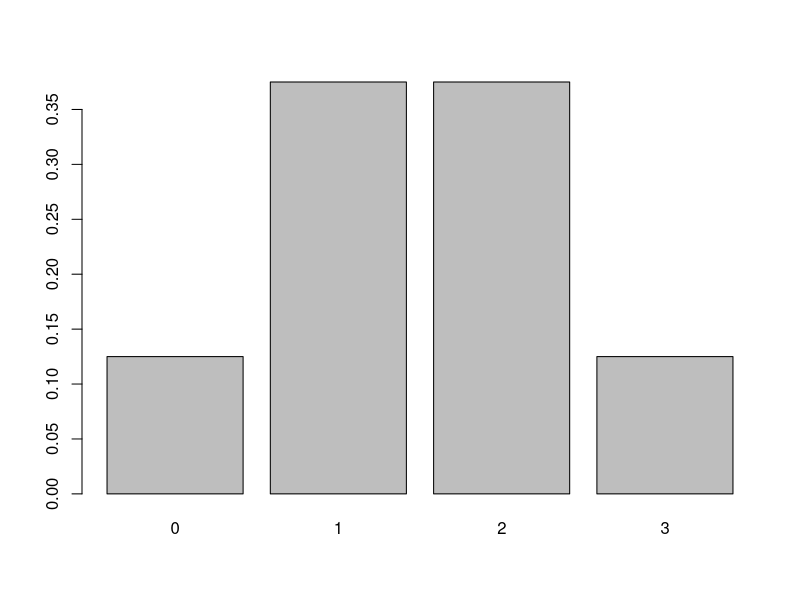
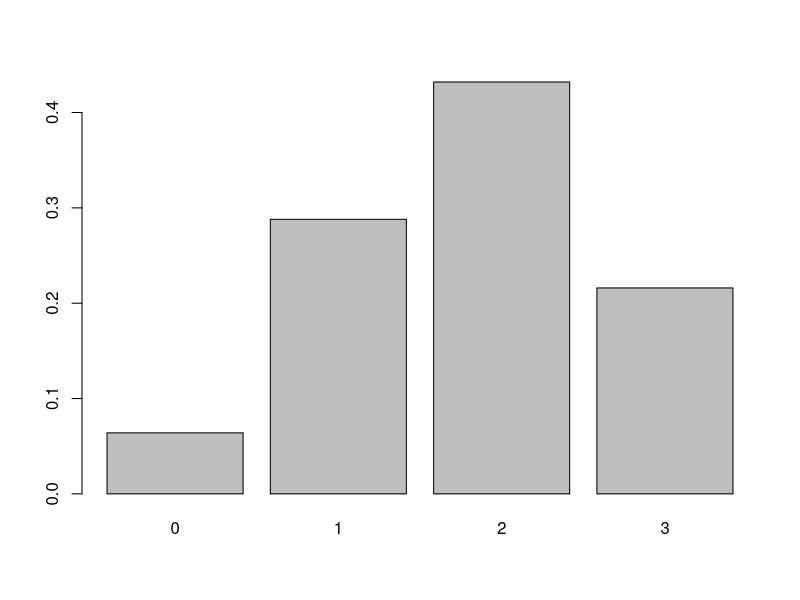
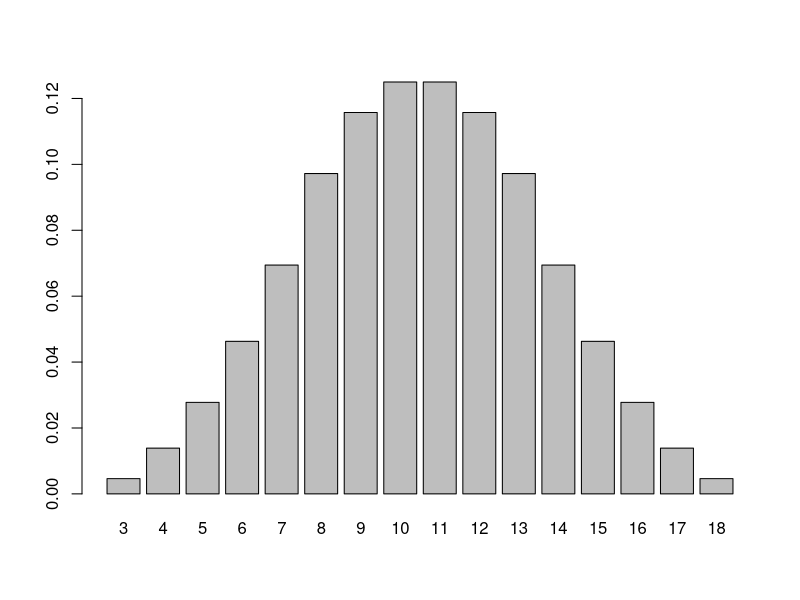
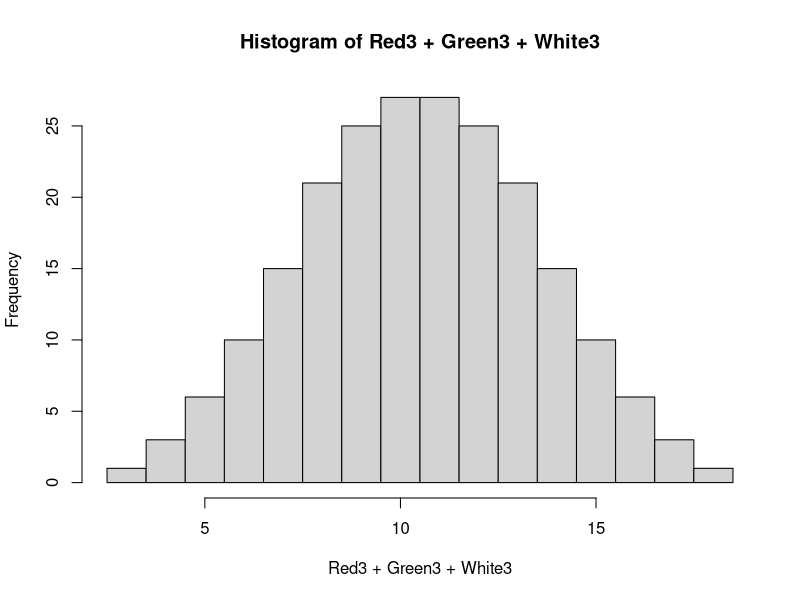
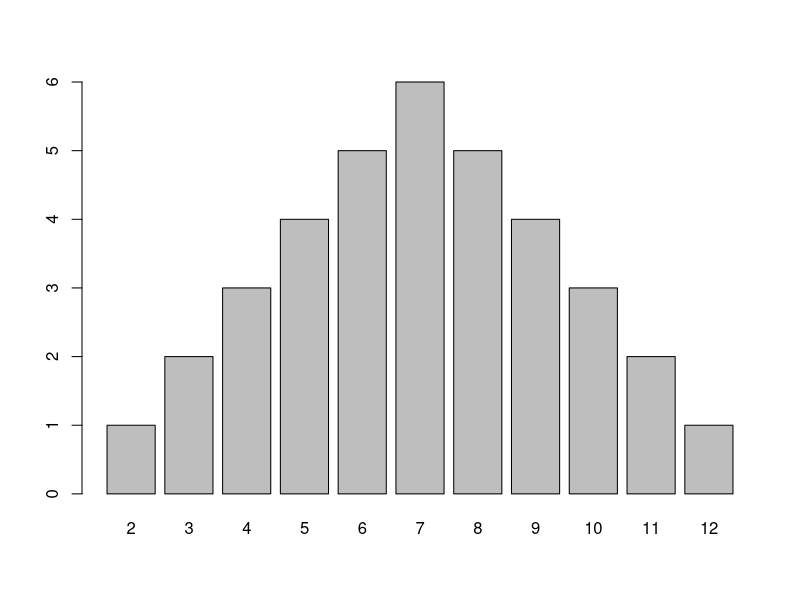

Here is the R script that generated these plots, in order:
#Math 23c Script 2M-CoinsDiceCards.R

#Last modified: January 23, 2018
#We calculate probabilities by using rows of a data frame as a finite sample space

#Topic 1: Coins -- Flip a fair coin three times
#we can create a data frame as we did for logical variables
X <- c("H","T")
coin3 <- expand.grid(flip1 = X, flip2 = X, flip3 = X); coin3

#There are eight elements in the sample space, each with probability 1/8.
#The number of heads is a random variable on this sample space.
#Add it to the data frame.
coin3$nhead<-(coin3$flip1 == "H") + (coin3$flip2 == "H") + (coin3$flip3 == "H");coin3

#Count the number of rows for each value of this random variable
table(coin3$nhead)

#Convert to a vector of probabilities
probs <- table(coin3$nhead)/length(coin3$nhead)
barplot(probs)

#To use the definition of expectation, sum over the set of values
sum(probs*0:3)

#Alternative: sum over the sample space
mean(coin3$nhead)

#If the coin is unfair and comes up heads with probability 3/5, simulate one flip by
#using three copies of "H" and two of "T".
X <- c(rep("H",3),rep("T",2)); X  #each of five alternatives equally likely

#Everything else works just the same
unfair <- expand.grid(flip1 = X, flip2 = X, flip3 = X); unfair

#There are 125 elements in the sample space, each with probability 1/125
#The number of heads is a random variable on this sample space
#Add it to the data frame.
unfair$nhead = (unfair$flip1 == "H") + (unfair$flip2 == "H") + (unfair$flip3 == "H"); unfair

#Count the number of rows for each value of this random variable
table(unfair$nhead)

#Convert to a vector of probabilities
probs <- table(unfair$nhead)/length(unfair$nhead)
barplot(probs)

#To use the definition of expectation, sum over the set of values
sum(probs*0:3)

#Alternative: sum over the sample space
mean(unfair$nhead)

#This approach only works if the probability of a head is a rational number.


#Topic 2: Dice -- Roll two standard fair dice, one red, one green
#Make a vector that lists all the outcomes of rolling one die.
X <- 1:6; X
mu <- mean(X); mu   #expectation for one die
#For a pair of dice, one red, one green, we need two columns
Red <- rep(X, each = 6); Red   #repeat each value 6 times
Green <- rep(X, 6); Green      #repeat the vector 6 times
Total <- Red + Green           #sum of random variables
S<- data.frame(Red, Green, Total); S  #all 36 outcomes

CrapsWin <- which(Total == 7 | Total == 11)#event "win at Craps,"a subset of the rows
length(CrapsWin)/nrow(S)  #probability of winning

#We set up Red and Green as independent random variables
mean((S$Red==5)&(S$Green==3))
mean(S$Red==5)*mean(S$Green==3)  #same value - a consequence of independence
#For independent variables, expectation of product = product of expectations
mean(S$Red*S$Green); mean(S$Red)*mean(S$Green)
mean(S$Red-mu); mean(S$Green-mu)  #both are zero, and so is the product
mean((S$Red - mu)*(S$Green-mu)) #agreement confirms the die rolls are uncorrelated
cor (S$Red, S$Green)    #built-in function to compute this correlation

#Since each row has the same probability, we can sample from this population
S[4,] #extract one row - note that row index comes first


#Repeat the following block several times to see different samples
selection <- sample(1:36, 10, replace = TRUE); #with replacement, may have duplicates
selection    #A sequence of row indices
sample10 <-S[selection,]  ; head(sample10)  #another data frame
sample10$Red     #extract the first column
mean(sample10$Red)  #a sample mean, probably not 3.5
var(sample10$Red, sample10$Green)   #covariance close to zero suggests independence
cor(sample10$Red, sample10$Green)   #correlation lies in range [-1,1]


#Try again with a much larger sample

selection <- sample(1:36, 3600, replace = TRUE); head(selection) #may have duplicates
sample3600 <-S[selection,]  ; head(sample3600)  #a data frame
head(sample3600$Red)     #extract the first column
mean(sample3600$Red)  #a sample mean, probably very close to 3.5
var(sample3600$Red, sample3600$Green)   #values close to zero suggest independence
cor(sample3600$Red, sample3600$Green)   #correlation lies in range [-1,1]

#It is not hard to add a third die
Red3 <- rep(S$Red, each = 6); Red3
Green3 <- rep(S$Green, each = 6); Green3
White3 <- rep(S$Green, 6); White3
Omega3 <- data.frame(Red3, Green3, White3); Omega3  #216 rows, equally likely
mu3 <- mean(Red3 + Green3 + White3); mu3     #expectation of sum for 3 dice
sigmaSq3 <- mean((Red3 + Green3 + White3 -mu3)^2); sigmaSq3 #variance for 3 dice
probs <-table(Red3 + Green3 + White3)/216; probs  #tally the sums
barplot(probs)      #this does not view the sums as numbers

#Making a nice-looking histogram is slightly tricky - break on half integers
hist(Red3+ Green3+ White3, breaks = seq(from = 2.5,to = 18.5))
#The number of sixes is a random variable
nSix <- (Red3 ==6) + (Green3 == 6) + (White3 ==6) #sum of three indicator functions
tbl <- table(nSix); tbl    #frequencies for the carnival game Chuck-A-Luck
sum(tbl)
names(tbl)      #these are now character strings but can be coerced
as.numeric(names(tbl))
sum(as.numeric(names(tbl))*tbl)   #expected number of sixes is 216/2

#This different sample space leads to a random variable with the same distribution
#You have been given two fair dice. 
#The faces of the red die show 1,2,2,3,3,4
#The faces of the green die show 1,3,4,5,6,8
#Question: can these substitute for a pair of standard dice?

FunnyDice <- data.frame(expand.grid(c(1,2,2,3,3,4), c(1,3,4,5,6,8)))
colnames(FunnyDice) <- c("Red","Green"); FunnyDice
#This is a different sample space -- the event Red=2, Green=2 cannot occur

#Create a vector with the total roll (add random variables)
total<-FunnyDice$Red+FunnyDice$Green; total

#Make a table of the frequency of each total
tbl <-table(total); tbl
barplot(tbl)     #same as for a standard pair of dice!


#Topic 3: Cards -- Draw one card from a well-shuffled deck
Ranks <- c("Ace", "Two", "Three","Four", "Five", "Six", 
           "Seven", "Eight", "Nine","Ten", "Jack", "Queen", "King")
Suits <- c("Clubs","Diamonds","Hearts","Spades")
#this syntax makes a data frame with named columns
Deck <- expand.grid(rank=Ranks, suit=Suits); Deck 


#What is the probability of getting at least one ace when you choose a pair?

#It took me an hour to figure out how to do the next few lines in R!
AllPairs<-combn(1:52,2) #generate a list of all possible subsets of 2 of the 52 cards
N <-ncol(AllPairs); N; #the result is a list of N columns, each a 2-component vector
AllPairs[,1]   #extract the first column
r <-Deck$rank[AllPairs[,1]];r    #vector with the rank of the two cards
HasAce <- (sum(r == c("Ace", "Ace")) >0); HasAce  #one Ace in r makes the sum positive
count <- 0;   #counts the number of pairs that include an ace
for (i in 1:N) {
  r <-Deck$rank[AllPairs[,i]]    #vector with the rank of the two cards
  HasAce <- (sum(r == c("Ace", "Ace")) >0); HasAce
  count <- count+HasAce;   #counts the number of pairs that include an ace
}
count   #number of pairs that include at least one ace
count/N ;2/13  #probability of getting at least one ace is not 2/13.
#Here is the more orthodox approach: there are 48 cards that are not aces
NoAces <- 48*47/2     #number of pairs that do not include an ace
N - NoAces            #number of pairs that include at least one ace

#Topic 4: Using the pigeonhole principle to find rational approximations
#Let's find a good approximation to e using the same strategy as for pi in the lecture notes.
e <- exp(1); e

#Make a vector of the first 101 multiples of e
mults <- (1:101)*e; head(mults)    #It's convenient to start with 1 instead of 0

#Multiply by 100 to move two digits to the left of the decimal point.
mults100 <- 100*mults; head(mults100)

#Keep just the integer part
floors <- floor(mults100); head(floors)

#keep the remainder when divided by 100
rems <- floors %% 100; head(rems)

#Now we have extracted the two digits after the decimal point
#With 101 components in the vector, the pigeonhole principle guarantees a duplicate.
table(rems)

#Choose any remainder that is duplicated, say 2
which(rems==2)    #so 7e and 78e have the same two digits after the decimal point
(78-7)*e;  #guaranteed to be very close to an integer: round it to 193
eapprox <- 193/71; eapprox; e     #good to almost 4 decimal places
#You can try with other duplicates but may not find anything new
which(rems==5)    #again, a difference of 71
which(rems==67)    #again, a difference of 71
which(rems==95)    #yet again, a difference of 71
